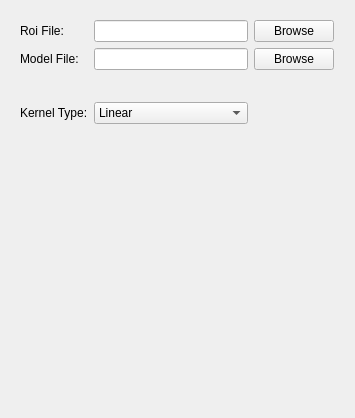
<?xml version="1.0" encoding="UTF-8"?>
<ui version="4.0">
 <class>Form</class>
 <widget class="QWidget" name="Form">
  <property name="enabled">
   <bool>true</bool>
  </property>
  <property name="geometry">
   <rect>
    <x>0</x>
    <y>0</y>
    <width>355</width>
    <height>418</height>
   </rect>
  </property>
  <property name="sizePolicy">
   <sizepolicy hsizetype="Fixed" vsizetype="Fixed">
    <horstretch>0</horstretch>
    <verstretch>0</verstretch>
   </sizepolicy>
  </property>
  <property name="windowTitle">
   <string>Form</string>
  </property>
  <widget class="QWidget" name="">
   <property name="geometry">
    <rect>
     <x>20</x>
     <y>20</y>
     <width>314</width>
     <height>104</height>
    </rect>
   </property>
   <layout class="QGridLayout" name="gridLayout">
    <item row="0" column="0">
     <widget class="QLabel" name="label">
      <property name="text">
       <string>Roi File:</string>
      </property>
     </widget>
    </item>
    <item row="0" column="1">
     <widget class="QLineEdit" name="lineEdit"/>
    </item>
    <item row="0" column="2">
     <widget class="QPushButton" name="pushButton">
      <property name="text">
       <string>Browse</string>
      </property>
     </widget>
    </item>
    <item row="1" column="0">
     <widget class="QLabel" name="label_2">
      <property name="text">
       <string>Model File:</string>
      </property>
     </widget>
    </item>
    <item row="1" column="1">
     <widget class="QLineEdit" name="lineEdit_2"/>
    </item>
    <item row="1" column="2">
     <widget class="QPushButton" name="pushButton_2">
      <property name="text">
       <string>Browse</string>
      </property>
     </widget>
    </item>
    <item row="2" column="1">
     <spacer name="verticalSpacer">
      <property name="orientation">
       <enum>Qt::Vertical</enum>
      </property>
      <property name="sizeHint" stdset="0">
       <size>
        <width>20</width>
        <height>18</height>
       </size>
      </property>
     </spacer>
    </item>
    <item row="3" column="0">
     <widget class="QLabel" name="label_3">
      <property name="text">
       <string>Kernel Type:</string>
      </property>
     </widget>
    </item>
    <item row="3" column="1">
     <widget class="QComboBox" name="comboBox">
      <item>
       <property name="text">
        <string>Linear</string>
       </property>
      </item>
      <item>
       <property name="text">
        <string>Radial Based Function</string>
       </property>
      </item>
      <item>
       <property name="text">
        <string>Poly</string>
       </property>
      </item>
      <item>
       <property name="text">
        <string>Sigmoid</string>
       </property>
      </item>
     </widget>
    </item>
   </layout>
  </widget>
  <zorder>label</zorder>
  <zorder>lineEdit</zorder>
  <zorder>pushButton</zorder>
  <zorder>layoutWidget</zorder>
  <zorder>horizontalSpacer</zorder>
  <zorder>horizontalSpacer_2</zorder>
  <zorder>horizontalSpacer_2</zorder>
  <zorder>label_3</zorder>
  <zorder>comboBox</zorder>
  <zorder>verticalSpacer</zorder>
 </widget>
 <resources/>
 <connections/>
</ui>
